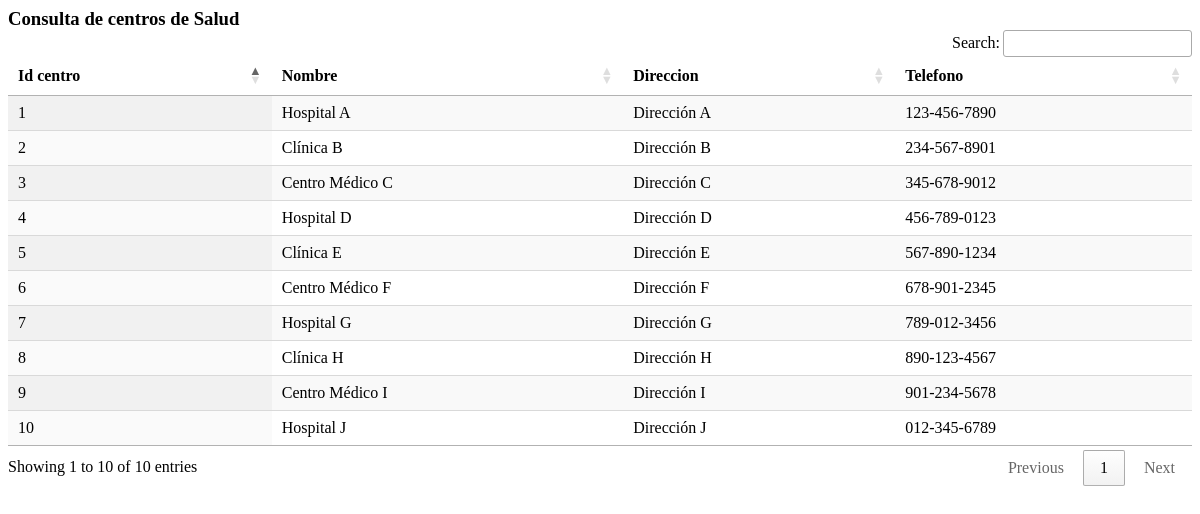
The page /consulta_centromedico.php on the database its author committed.
### tables this page shows
CREATE TABLE `institucion_de_salud` (
  `id_centro` int NOT NULL AUTO_INCREMENT,
  `nombre` text,
  `direccion` text,
  `telefono` text,
  PRIMARY KEY (`id_centro`)
);

### consulta_centromedico.php (the view, shortened to what this page needs)
<?php
$servername = "localhost";
$username = "root";
$password = "";
$database = "pediatra_sis";
$conn = new mysqli($servername, $username, $password, $database);
$query = "SELECT Id_centro, nombre, direccion, telefono FROM institucion_de_salud";
$result = $conn->query($query);
?>
<!DOCTYPE html>
<html lang="es">
<head>
  <link rel="stylesheet" href="https://cdn.datatables.net/1.13.5/css/jquery.dataTables.min.css">
  <link rel="stylesheet" href="https://cdn.datatables.net/buttons/2.4.1/css/buttons.dataTables.min.css">
</head>
<body>
  <h3 style="padding:0; margin:0;">Consulta de centros de Salud</h3>
  <table id="tabla_centros" class="display" style="width:100%">
    <thead>
      <tr>
        <th>Id centro</th>
        <th>Nombre</th>
        <th>Direccion</th>
        <th>Telefono</th>
      </tr>
    </thead>
    <tbody>
      <?php
      if ($result->num_rows > 0) {
        while ($row = $result->fetch_assoc()) {
          echo "<tr onclick=\"seleccionarcentro('" . $row["Id_centro"] . "', '" . $row["nombre"] . "', '" . $row["direccion"] . "','" . $row["telefono"] . "')\">";
          echo "<td>" . $row["Id_centro"] . "</td>";
          echo "<td>" . $row["nombre"] . "</td>";
          echo "<td>" . $row["direccion"] . "</td>";
          echo "<td>" . $row["telefono"] . "</td>";
          echo "</tr>";
        }
      } else {
        echo "<tr><td colspan='2'>No se encontraron resultados.</td></tr>";
      }
      ?>
    </tbody>
  </table>
</body>
</html>

### rows shown on the page
institucion_de_salud: id_centro "1", nombre "Hospital A", direccion "Dirección A", telefono "123-456-7890"
institucion_de_salud: id_centro "2", nombre "Clínica B", direccion "Dirección B", telefono "234-567-8901"
institucion_de_salud: id_centro "3", nombre "Centro Médico C", direccion "Dirección C", telefono "345-678-9012"
institucion_de_salud: id_centro "4", nombre "Hospital D", direccion "Dirección D", telefono "456-789-0123"
institucion_de_salud: id_centro "5", nombre "Clínica E", direccion "Dirección E", telefono "567-890-1234"
institucion_de_salud: id_centro "6", nombre "Centro Médico F", direccion "Dirección F", telefono "678-901-2345"
institucion_de_salud: id_centro "7", nombre "Hospital G", direccion "Dirección G", telefono "789-012-3456"
institucion_de_salud: id_centro "8", nombre "Clínica H", direccion "Dirección H", telefono "890-123-4567"
institucion_de_salud: id_centro "9", nombre "Centro Médico I", direccion "Dirección I", telefono "901-234-5678"
institucion_de_salud: id_centro "10", nombre "Hospital J", direccion "Dirección J", telefono "012-345-6789"
